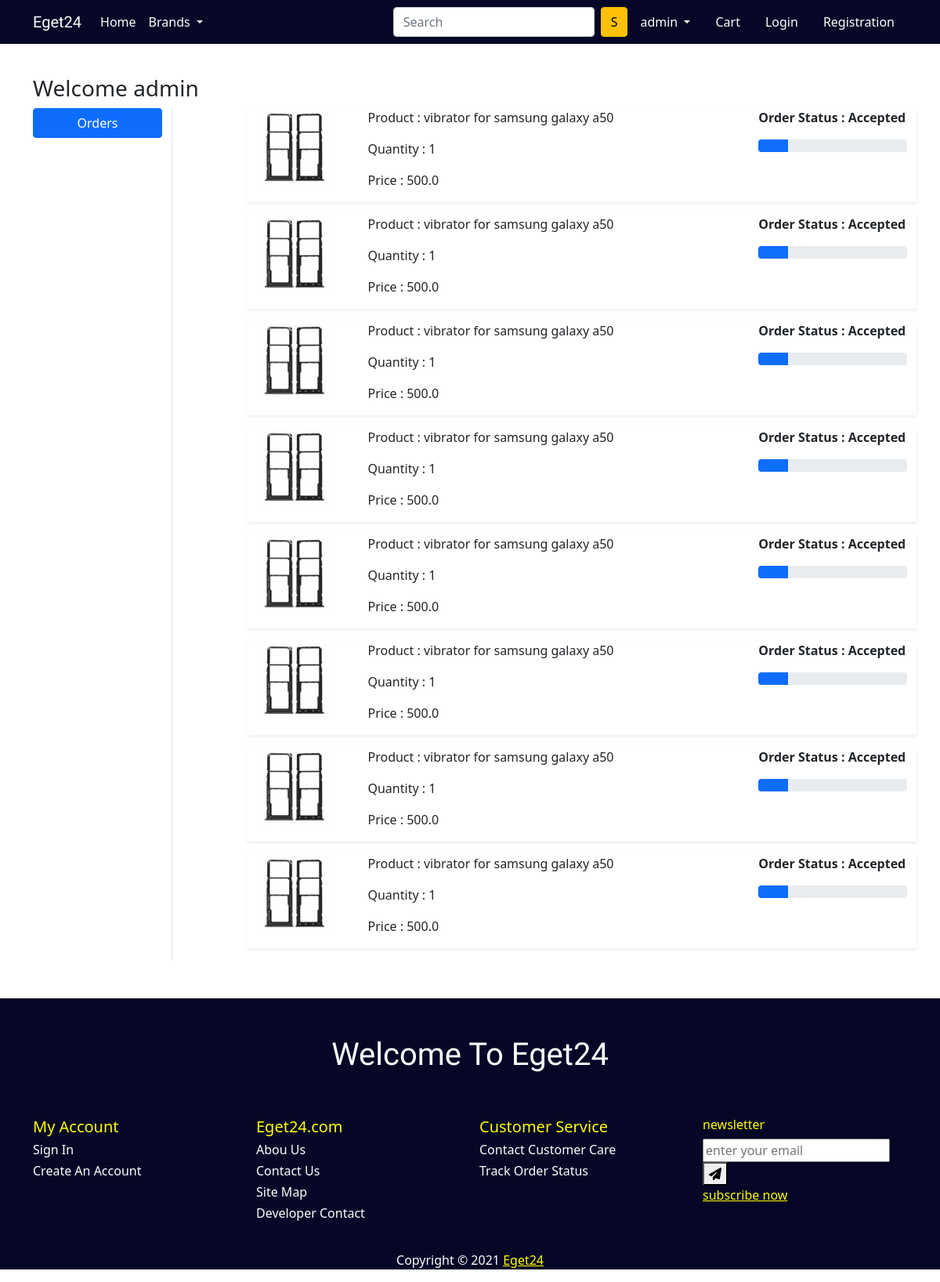
Page /orders/ (signed in) on the earlier database version.
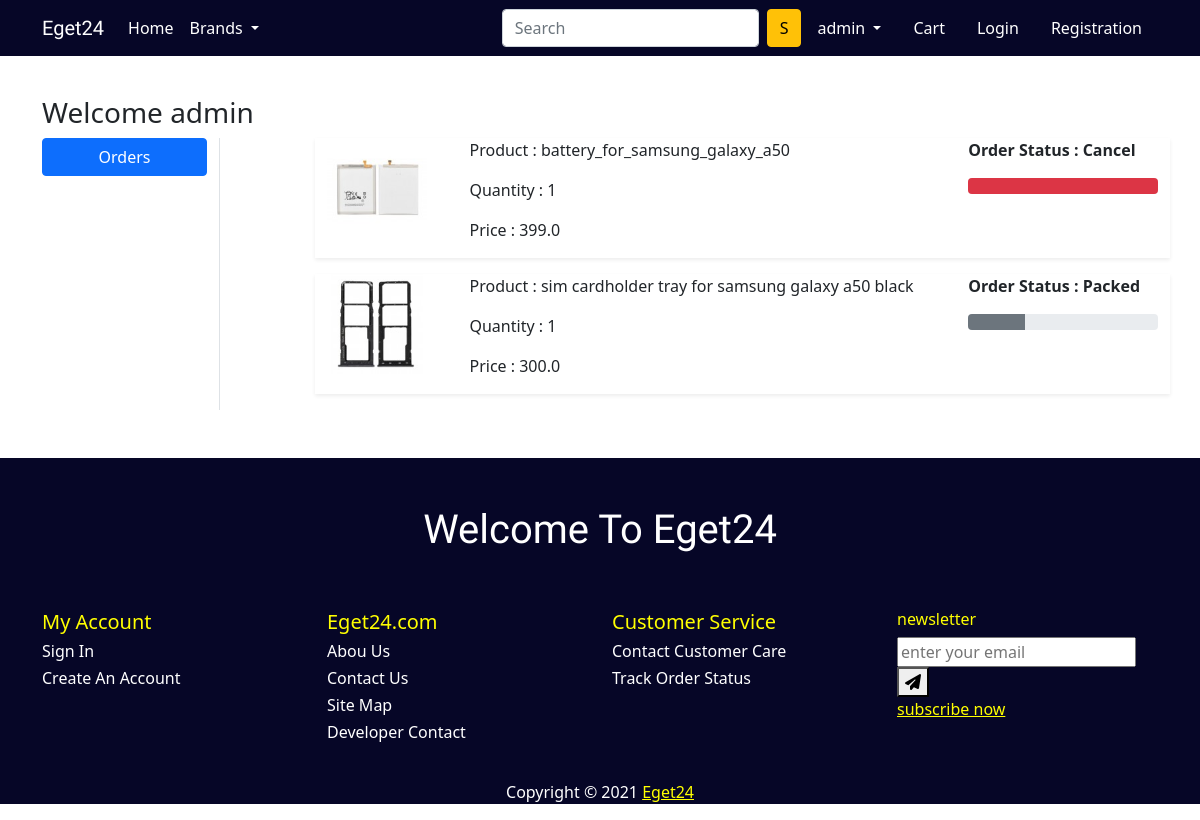
Same page on the later database version.
### mobiles/models.py (models this page shows, shortened)
class CustomUser(AbstractUser):
    phone_number = models.CharField(max_length=13)

class OrderPlaced(models.Model):
    order_number = models.CharField(max_length=12, blank=True)
    payment_status = models.CharField(max_length=15, blank=True)
    user = models.ForeignKey(CustomUser, on_delete=models.CASCADE)
    customer_address = models.ForeignKey(CustomerAddress,
                                         on_delete=models.CASCADE)
    all_accesories = models.ForeignKey(All_Accesories,
                                       on_delete=models.CASCADE)
    quantity = models.PositiveIntegerField(default=1)
    item_total_price = models.FloatField(default=0)
    expected_delivery_date = models.CharField(max_length=20)
    message = models.TextField(blank=True, default='hello')
    status = models.CharField(max_length=20,
                              choices=STATUS_CHOICES,
                              default='Accepted')
    ordered_date = models.DateTimeField(auto_now_add=True)
    updated_at = models.DateTimeField(auto_now=True)

class All_Accesories(models.Model):
    all_mobiles = models.ForeignKey(All_Mobiles, on_delete=models.CASCADE)
    title = models.CharField(max_length=200)
    price = models.FloatField()
    description = models.TextField()
    category = models.CharField(choices=CATEGORY_CHOICES,
                                max_length=20,
                                blank=True)
    sub_category = models.CharField(choices=SUB_CATEGORY_CHOICES,
                                    max_length=20,
                                    blank=True)
    color = models.CharField(max_length=100, blank=True)
    availability = models.CharField(choices=AVAILABILITY, max_length=20)
    accesories_photo = models.ImageField(upload_to='accesoriesimg')
    date_added = models.DateTimeField(auto_now_add=True)

### mobiles/views.py (the view)
# urls.py: path('orders/', views.orders, name='orders'),
def orders(request):
    my_orders = OrderPlaced.objects.filter(user=request.user)
    return render(request, 'mobiles/orders.html', {'my_orders': my_orders})

### mobiles/templates/mobiles/orders.html (shortened to what this page needs)
{% extends 'mobiles/base.html' %}
{% load static %}
{% block main-content %}
<div class="container my-5 pt-5">
    <div class="row">
        <h3>Welcome {{ request.user }}</h3>
        <div class="col-sm-2 border-end">
            <ul class="list-unstyled">
                <li class="d-grid"><a href="{% url 'orders' %}" class="btn btn-primary">Orders</a></li>
            </ul>
        </div>
        <div class="col-sm-9 offset-sm-1">
            {% for orders in my_orders %}
            <div class="row shadow-sm mb-3">
                <div class="col-sm-2">
                    <img src="{{ orders.all_accesories.accesories_photo.url }}" alt="" srcset="" class="img-fluid"
                        height="100" width="100">
                </div>
                <div class="col-sm-7">
                    <p>Product : {{orders.all_accesories.title}}</p>
                    <p>Quantity : {{orders.quantity}}</p>
                    <p>Price : {{orders.item_total_price}}</p>
                </div>
                <div class="col-sm-3 fw-bold">
                    <p> Order Status : {{ orders.status }}</p>
                    {% if orders.status == 'Accepted' %}
                    <div class="progress">
                        <div class="progress-bar" role="progressbar" style="width: 20%" aria-valuenow="20"
                            aria-valuemin="0" aria-valuemax="100"></div>
                    </div>
                    {% endif %}
                    {% if orders.status == 'Packed' %}
                    <div class="progress">
                        <div class="progress-bar bg-secondary" role="progressbar" style="width: 30%" aria-valuenow="30"
                            aria-valuemin="0" aria-valuemax="100"></div>
                    </div>
                    {% endif %}
                    {% if orders.status == 'Cancel' %}
                    <div class="progress">
                        <div class="progress-bar bg-danger" role="progressbar" style="width: 100%" aria-valuenow="100"
                            aria-valuemin="0" aria-valuemax="100"></div>
                    </div>
                    {% endif %}
                </div>
            </div>
            {% endfor %}
        </div>
    </div>
</div>
{% endblock main-content %}

### mobiles/templates/mobiles/base.html (shortened to what this page needs)
<!doctype html>
{% load static %}
<html lang="en">
<head>
    <link href="https://cdn.jsdelivr.net/npm/bootstrap@5.0.0-beta1/dist/css/bootstrap.min.css" rel="stylesheet"
>
    <link rel="stylesheet" href="{% static 'mobiles/css/owl.carousel.min.css' %}">
    <link rel="stylesheet" href="{% static 'mobiles/css/all.min.css' %}">
    <link rel="stylesheet" href="{% static 'mobiles/css/style.css' %}">
</head>
<body>
    <nav class="navbar navbar-expand-lg nav-bg fixed-top" style="background-color: rgb(6, 6, 39) ;">
        <div class="container">
            <a class="navbar-brand self" style="color:#fff;" href="/">Eget24</a>
            <div class="collapse navbar-collapse" id="navbarSupportedContent">
                <ul class="navbar-nav me-auto mb-2 mb-lg-0">
                    <li class="nav-item">
                        <a class="nav-link active self" style="color:#fff;" aria-current="page" href="/">Home</a>
                    </li>
                    <li class="nav-item dropdown">
                        <a class="nav-link dropdown-toggle self" style="color:#fff;" href="#" id="electronicsDropdown"
                            role="button" data-bs-toggle="dropdown" aria-expanded="false">
                            Brands
                        </a>
                    </li>
                </ul>
                <form method="get" action="{% url 'search-product' %}" class="d-flex">
                    <input class="form-control me-2" type="search" name="search" id="searchproducts"
                        placeholder="Search" aria-label="Search">
                    <button class="btn btn-warning" type="submit">S</button>
                </form>
                <div>
                    <ul class="navbar-nav me-auto mb-2 mb-lg-0">
                        <li class="nav-item dropdown mx-2">
                            <a class="nav-link dropdown-toggle self" style="color:#fff;" href="#" id="profileDropdown"
                                role="button" data-bs-toggle="dropdown" aria-expanded="false">
                                {{request.user}}
                            </a>
                        </li>
                    </ul>
                    <li class="nav-item mx-2">
                        <a href="{% url 'show-cart' %}" class="nav-link self" style="color:#fff;">
                            Cart
                        </a>
                    </li>
                    <li class="nav-item mx-2">
                        <a href="{% url 'login' %}" class="nav-link self" style="color:#fff;">Login</a>
                    </li>
                    <li class="nav-item mx-2">
                        <a href="{% url 'register' %}" class="nav-link self" style="color:#fff;">Registration</a>
                    </li>
                </div>
            </div>
        </div>
    </nav>
    {% block main-content %} {% endblock main-content %}
    <section class="about pb-0" style="background-color: rgb(6, 6, 39);">
        <div class="container-fluid " style="padding-top: 0px;">
            <div class="row py-5">
                <div class="col-lg-8 m-auto text-center slidebar-title"
                    style="width: 100%; background-color: rgb(6, 6, 39); color: #fff;">
                    <h1> Welcome To Eget24</h1>
                </div>
            </div>
        </div>
        <div class="footer-bottom padding-top-22 padding-bottom-30" style="padding-top: 0px;">
            <div class="container">
                <div class="row">
                    <div class="col-lg-3 col-md-6 col-12 margin-bottom-20">
                        <div class="widget">
                            <h5 style="color:yellow;">My Account</h5>
                            <h6 style="color:#fff;">Sign In</h6>
                            <h6 style="color:#fff;">Create An Account</h6>
                        </div>
                    </div>
                    <div class="col-lg-3 col-md-6 col-12 margin-bottom-20">
                        <div class="widget">
                            <h5 style="color:yellow;">Eget24.com</h5>
                            <h6 style="color:#fff;">Abou Us</h6>
                            <h6 style="color:#fff;">Contact Us</h6>
                            <h6 style="color:#fff;">Site Map</h6>
                            <h6 style="color:#fff;">Developer Contact</h6>
                        </div>
                    </div>
                    <div class="col-lg-3 col-md-6 col-12 margin-bottom-20">
                        <div class="widget">
                            <h5 style="color:yellow;">Customer Service</h5>
                            <h6 style="color: #fff;">Contact Customer Care</h6>
                            <h6 style="color: #fff;">Track Order Status</h6>
                        </div>
                    </div>
                    <div class="col-lg-3 col-md-6 col-12 margin-bottom-20">
                        <div class="widget">
                            <h6 style="color:yellow;">newsletter</h6>
                            <div class="newsletter d-flex">
                                <form action="#">
                                    <input type="email" placeholder="enter your email"> <button type="submit"><i
                                            class="fas fa-paper-plane"></i></button>
                                </form>
                            </div>
                            <a style="color:yellow;" href="#" class="f-link">subscribe now</a>
                        </div>
                    </div>
                </div>
            </div>
        </div>
        <div class="copyright-area text-center" style="padding-top: 30px;">
            <p style="color:#fff;">Copyright © 2021 <a style="color:yellow;" href="index-2.html">Eget24</a></p>
        </div>
    </section>
</body>
</html>

### mobiles/static/mobiles/css/style.css (style rules this page uses)
.navbar-brand { font-family: "Lobster", cursive; }
.slidebar-title { font-family: "Lobster", cursive; }

Differences in the rows shown:
removed OrderPlaced: all_accesories.accesories_photo (picture), all_accesories "vibrator for samsung galaxy a50", quantity "1", item_total_price "500.0", status "Accepted"
removed OrderPlaced: all_accesories.accesories_photo (picture), all_accesories "vibrator for samsung galaxy a50", quantity "1", item_total_price "500.0", status "Accepted"
removed OrderPlaced: all_accesories.accesories_photo (picture), all_accesories "vibrator for samsung galaxy a50", quantity "1", item_total_price "500.0", status "Accepted"
removed OrderPlaced: all_accesories.accesories_photo (picture), all_accesories "vibrator for samsung galaxy a50", quantity "1", item_total_price "500.0", status "Accepted"
removed OrderPlaced: all_accesories.accesories_photo (picture), all_accesories "vibrator for samsung galaxy a50", quantity "1", item_total_price "500.0", status "Accepted"
removed OrderPlaced: all_accesories.accesories_photo (picture), all_accesories "vibrator for samsung galaxy a50", quantity "1", item_total_price "500.0", status "Accepted"
changed OrderPlaced: all_accesories.accesories_photo: a different picture; all_accesories "vibrator for samsung galaxy a50" → "battery_for_samsung_galaxy_a50"; item_total_price "500.0" → "399.0"; status "Accepted" → "Cancel"
changed OrderPlaced: all_accesories "vibrator for samsung galaxy a50" → "sim cardholder tray for samsung galaxy a50 black"; item_total_price "500.0" → "300.0"; status "Accepted" → "Packed"
